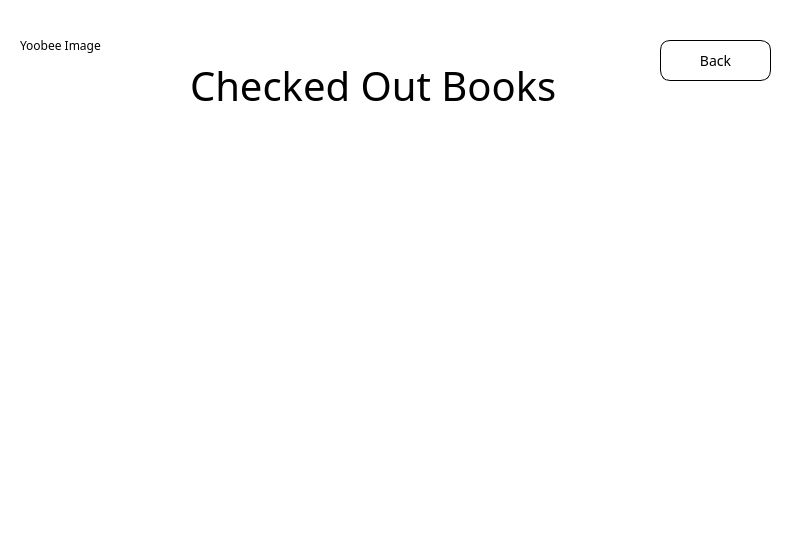
<?xml version="1.0" encoding="UTF-8"?>
<ui version="4.0">
 <class>admindue</class>
 <widget class="QDialog" name="admindue">
  <property name="geometry">
   <rect>
    <x>0</x>
    <y>0</y>
    <width>800</width>
    <height>560</height>
   </rect>
  </property>
  <property name="windowTitle">
   <string>Dialog</string>
  </property>
  <widget class="QFrame" name="gridFrame_2">
   <property name="geometry">
    <rect>
     <x>0</x>
     <y>0</y>
     <width>801</width>
     <height>561</height>
    </rect>
   </property>
   <property name="styleSheet">
    <string notr="true">*{
background: rgb(255, 255, 255);
fontsize: 15px;
font-family: Century Gothic, sans-serif;
}

QFrame{
border: solid 10px rgba(0, 0, 0);
}

QLineEdit{
color: #8d98a1;
background-color: #d3d3d3;
font-size: 18px;
border-style: outset;
border-radius: 10px;
}
QPushButton{
background: #ced1d8;
border-style: outset;
border-radius: 5px;
}
QPushButton:pressed{
background-color: rgb(77, 77, 77);
border-style: inset;
}
</string>
   </property>
   <widget class="QLabel" name="label">
    <property name="geometry">
     <rect>
      <x>190</x>
      <y>50</y>
      <width>401</width>
      <height>71</height>
     </rect>
    </property>
    <property name="styleSheet">
     <string notr="true">

font: 40px;

</string>
    </property>
    <property name="text">
     <string>Checked Out Books</string>
    </property>
   </widget>
   <widget class="QPushButton" name="back">
    <property name="geometry">
     <rect>
      <x>660</x>
      <y>40</y>
      <width>111</width>
      <height>41</height>
     </rect>
    </property>
    <property name="styleSheet">
     <string notr="true">background-color: rgb(255, 255, 255);

border-width: 1px;

border-color: black;

border-radius: 10px;

border-style: outset;

font: 14px;

padding:2px;</string>
    </property>
    <property name="text">
     <string>Back</string>
    </property>
   </widget>
   <widget class="QLabel" name="img">
    <property name="geometry">
     <rect>
      <x>20</x>
      <y>10</y>
      <width>181</width>
      <height>71</height>
     </rect>
    </property>
    <property name="text">
     <string>Yoobee Image</string>
    </property>
   </widget>
   <widget class="QTableWidget" name="adminDue">
    <property name="geometry">
     <rect>
      <x>60</x>
      <y>150</y>
      <width>651</width>
      <height>381</height>
     </rect>
    </property>
   </widget>
   <zorder>back</zorder>
   <zorder>img</zorder>
   <zorder>label</zorder>
   <zorder>adminDue</zorder>
  </widget>
 </widget>
 <resources/>
 <connections/>
</ui>
